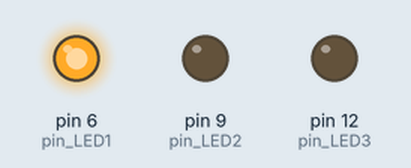
Simulated run of this sketch. Board: Arduino Uno, built with avr-gcc and run on an emulated ATmega328P. Parts: output pins drawn as LEDs (lit = HIGH).

Above: at 0.5 s.
At 1.5 s:
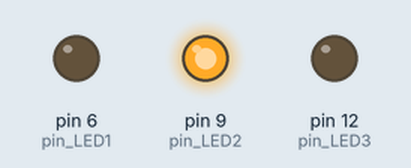
At 5.5 s:
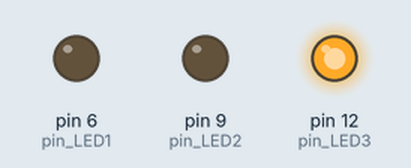
Timing chart, 0 to 6.9 s (numbered marks = the images above):
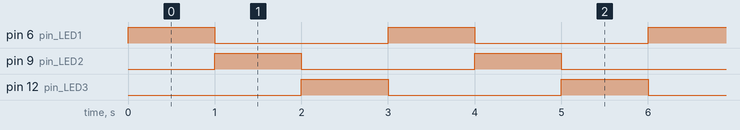

Measured:
- by itself, pin 6 (pin_LED1), pin 9 (pin_LED2), pin 12 (pin_LED3): alternates HIGH for 1.0 s and LOW for 2.0 s
- by itself, everything shown: repeats every 3.0 s, in 4 steps

The sketch:

app.ino
```cpp
int pin_LED1 = 6;
int pin_LED2 = 9;
int pin_LED3 = 12;
void setup()
{
	pinMode(pin_LED1, OUTPUT);
    pinMode(pin_LED2, OUTPUT);
    pinMode(pin_LED3, OUTPUT);
}

void loop()
{
	digitalWrite(pin_LED1, HIGH);
    delay(1000);

    digitalWrite(pin_LED1, LOW);
    digitalWrite(pin_LED2, HIGH);
    delay(1000);

    digitalWrite(pin_LED2, LOW);
    digitalWrite(pin_LED3, HIGH);
    delay(1000);

    digitalWrite(pin_LED3, LOW);

}
```
